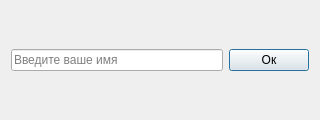
<?xml version="1.0" encoding="UTF-8"?>
<ui version="4.0">
 <class>popupWindow</class>
 <widget class="QDialog" name="popupWindow">
  <property name="geometry">
   <rect>
    <x>0</x>
    <y>0</y>
    <width>320</width>
    <height>120</height>
   </rect>
  </property>
  <property name="minimumSize">
   <size>
    <width>320</width>
    <height>120</height>
   </size>
  </property>
  <property name="maximumSize">
   <size>
    <width>320</width>
    <height>120</height>
   </size>
  </property>
  <property name="windowTitle">
   <string>Dialog</string>
  </property>
  <layout class="QHBoxLayout" name="horizontalLayout">
   <item>
    <layout class="QHBoxLayout" name="horizontalLayout_2">
     <item>
      <widget class="QLineEdit" name="lineEdit">
       <property name="placeholderText">
        <string>Введите ваше имя</string>
       </property>
      </widget>
     </item>
     <item>
      <widget class="QPushButton" name="pushButton">
       <property name="text">
        <string>Ок</string>
       </property>
      </widget>
     </item>
    </layout>
   </item>
  </layout>
 </widget>
 <resources/>
 <connections/>
</ui>
